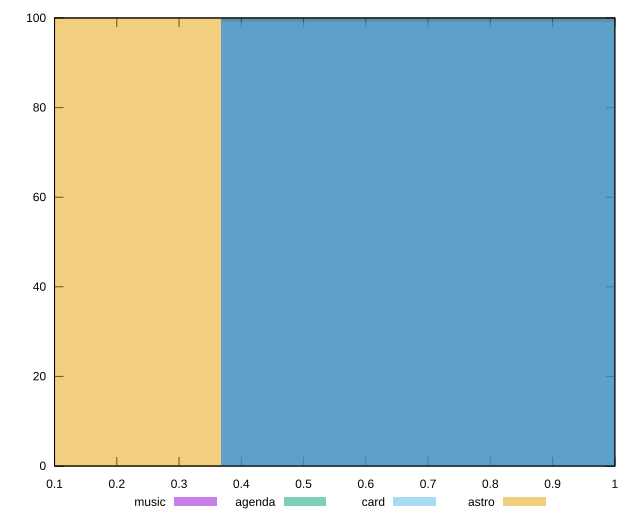

Source code (gnuplot):
reset

$music <<EOF
0.735118629677429 100
EOF

$agenda <<EOF
0.735118629677429 100
EOF

$card <<EOF
0.735118629677429 99
EOF

$astro <<EOF
0 100
EOF

set key outside below
set boxwidth 0.735118629677429
set xrange [0.1:1]
set yrange [0:100]
set trange [0:100]
set style fill transparent solid 0.5 noborder
set terminal svg size 640, 520 enhanced background rgb 'white'
set output "report/report_00029_2021-02-24T13-36-40.390Z/first-meaningful-paint/comparison/histogram/all_score.svg"

plot $music title "music" with boxes, \
     $agenda title "agenda" with boxes, \
     $card title "card" with boxes, \
     $astro title "astro" with boxes

reset
